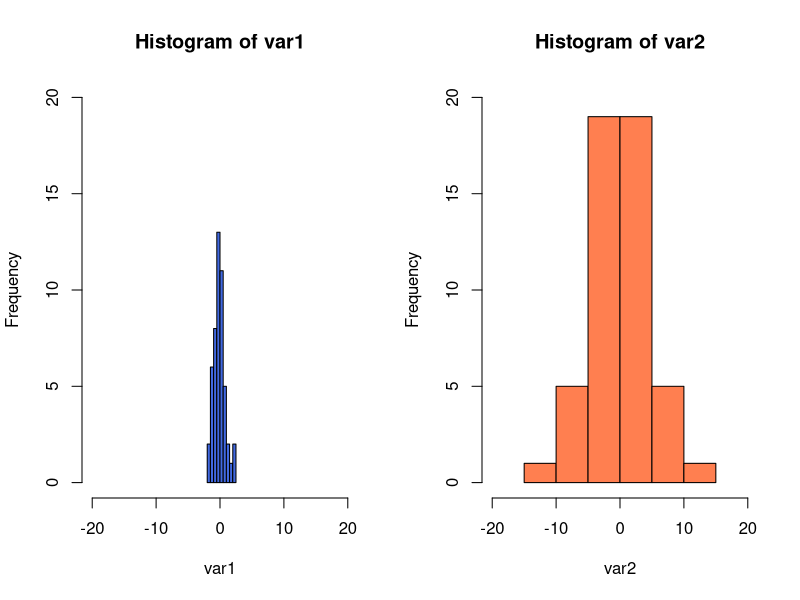
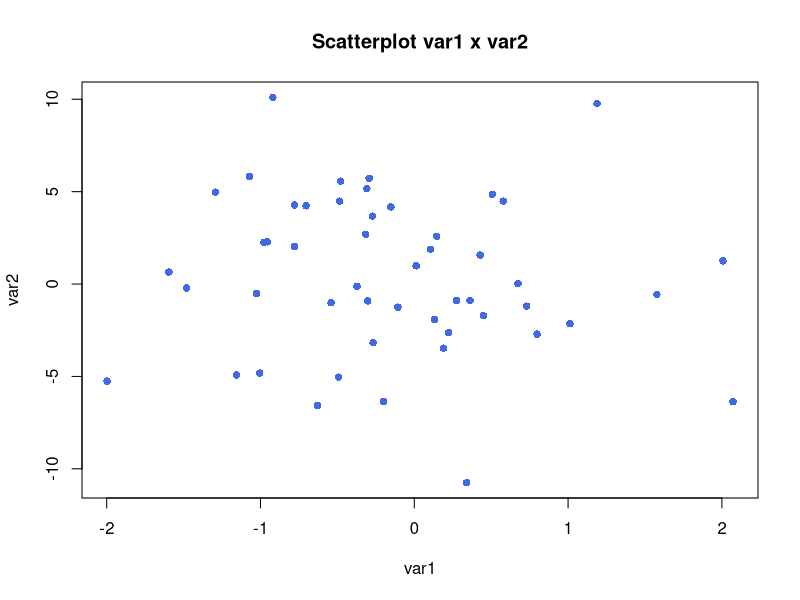

Source code (R) for these figures, in order:
## ---- chunk 1

# Creating a scalar
scalar <- 42
print(scalar)

# Creating a vector
vec <- c(1, 2, 3, 4, 5, 6, 7, 8, 9)
print(vec)

# Creating a Matrix
mtrx <- matrix(data=vec, nrow = 3, ncol= 3)
print(mtrx)

# Creating Data frame
df <- data.frame(column1= c(1,2,3),
                 column2= c(4,5,6),
                 column3= c(7,8,9))
print(df)

## ---- chunk 2

# Vector
vec1 <- c(9,8,7,6,5,4,3,2,1)
vec2 <- c(1,2,3,4,5,6,7,8,9)

# Slicing a vector
vec1[1:3]

# Slice by condition
vec1[vec1 >= 6]

# Sum of vectors
vec1 + vec2

# Multiplication of vectors
vec1 * vec2

# Addition or Multiplication of a vector by a single number
vec1 * 10
vec1 - 1

# Two vectors of different sizes
c(1,2) + c(1,2, 3, 4)

## ---- chunk 3

# Create a Matrix
mtrx <- matrix(1:12, nrow=4, ncol=3, byrow=T)

# Slicing [row,col]
mtrx[2,3]


## ---- chunk 4

# Data frame
df <- data.frame(name = c('Carl', 'Vanessa', 'Hanna', 'Barbara'),
                 class_ = c('Math', 'Math', 'Math', 'Math'),
                 grade = c(8.5, 9, 9, 7)   )


# Slicing Carl's grade (col 1 and col 3)
df[1,3]

# Slicing by variable
df[, "grade" ]

# Slicing by condition
df[ df$grade > 8,]

## ---- chunk 5

# Extra point
# Scenario: everyone delivered
df$new_grade <- df$grade + 1

df
## ---- chunk 6

# Normalization
max_grade <- max(df$grade)
df$normalized_grade <- df$grade/max_grade # MISTAKE df$grade -> df$normalized_grade

df
## ---- chunk 7

# apply function mean to rows: sum 'grade' + 'new_grade'

apply(df[,c('grade', 'new_grade')], MARGIN= 1, FUN = mean)

# apply function mean to columns the column 3 and 4
apply(df[,c(3,4)], MARGIN= 2, FUN= mean)

# apply custom function
my_func <- function (x){sum(x)/2}
apply(df[,c(3,4)], MARGIN= 1, FUN= my_func)

## ---- chunk 8

# lapply of a custom function to remove the extra point from new_grade
my_func <- function (x){x-1}
lapply_obj <- lapply(df$new_grade, my_func)

## ---- chunk 9

# sapply of a custom function to a single column
my_func <- function (x){x-1}
sapply(df$new_grade, my_func)

# sapply of a custom function to two columns
sapply(df[,c(3,4)], my_func)

## ---- chunk 10

# Create new df
# Data frame
df <- data.frame(name = c('Carl', 'Vanessa', 'Hanna', 'Barbara', 'Jason', 'Alison', 'Kevin', 'Melody'),
                 class_ = c('Math', 'Math', 'Math', 'Math', 'Math2', 'Math2', 'Math2', 'Math2'),
                 grade = c(8.5, 9, 9, 7, 5, 7, 10, 9.5)   )

# Calculate the mean for each class_
tapply(df$grade, df$class_, mean)

## ---- chunk 11

# Set a seed to reproduce the same results
set.seed(12)

# Creating a variable: 50 data points, mean 0, standard deviation 1
var1 <- rnorm(50, mean = 0, sd=1)

# Creating a variable: 50 data points, mean 0, standard deviation 10
var2 <- rnorm(50, mean = 0, sd=5)

# Mean
mean(var1)
mean(var2)

# Standard Deviation
sd(var1)
sd(var2)

# Median
median(var1)
median(var2)

# percentiles or quantiles
quantile(var1, c(0.25, 0.5, 0.75)) # MISTAKE quantiles -> quantile




## ---- chunk 12


# Setup grid with 2 columns
par(mfrow=c(1,2))

# Histogram var1
hist(var1, col='royalblue', ylim=c(0,20), xlim=c(-20,20) )

# Histogram var1
hist(var2, col='coral', ylim=c(0,20), xlim=c(-20,20) )

# Reset grid to single plot
par(mfrow=c(1,1))

## ---- chunk 13

# Create a dataframe with both variables for comparison
df <- data.frame(var1= var1,
                 var2= var2)



# Comparison data frame
data.frame( avg= apply(df, 2, mean),
            std_dev= apply(df, 2, sd),
            min_val= apply(df, 2, min),
            pct25= apply(df, 2, function (x) {quantile(x,0.25)}),
            median_val= apply(df, 2, median),
            pct75= apply(df, 2, function (x) {quantile(x,0.75)}),
            max_val= apply(df, 2, max)
            )



## ---- chunk 14

# Descriptive stats with summary function
summary(df)

## ---- chunk 15
library(skimr)
skim(df)
## ---- chunk 16

# Correlation
cor(var1, var2, method='pearson')

# Scatterplot
plot(var1, var2, col='royalblue', pch=16,
     main='Scatterplot var1 x var2')

